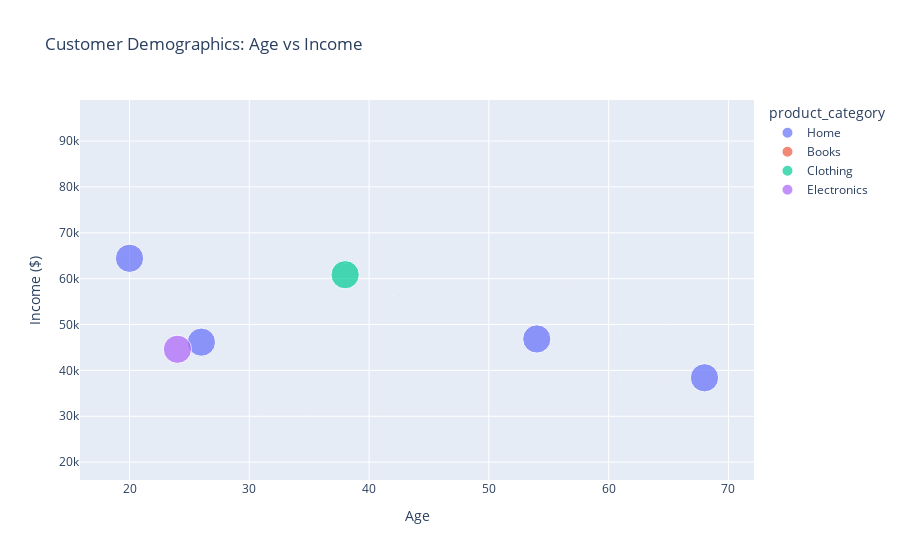
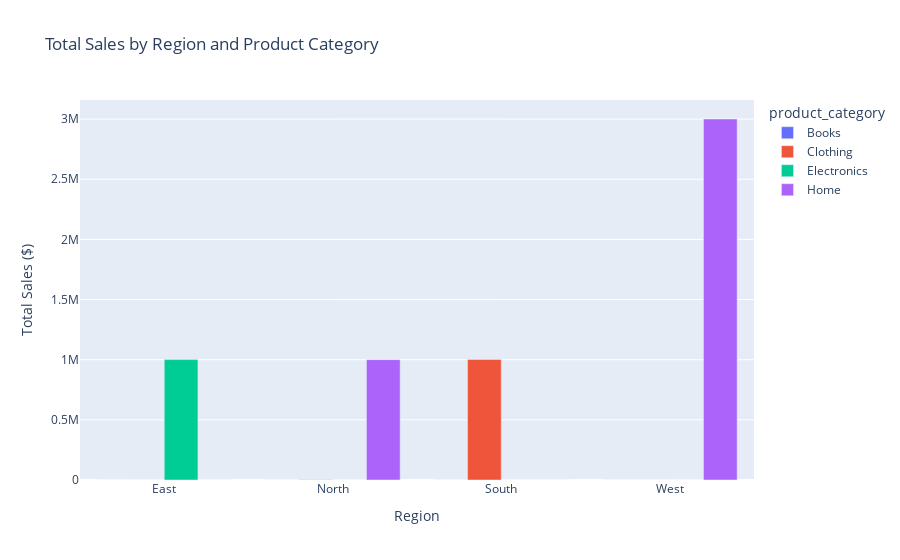
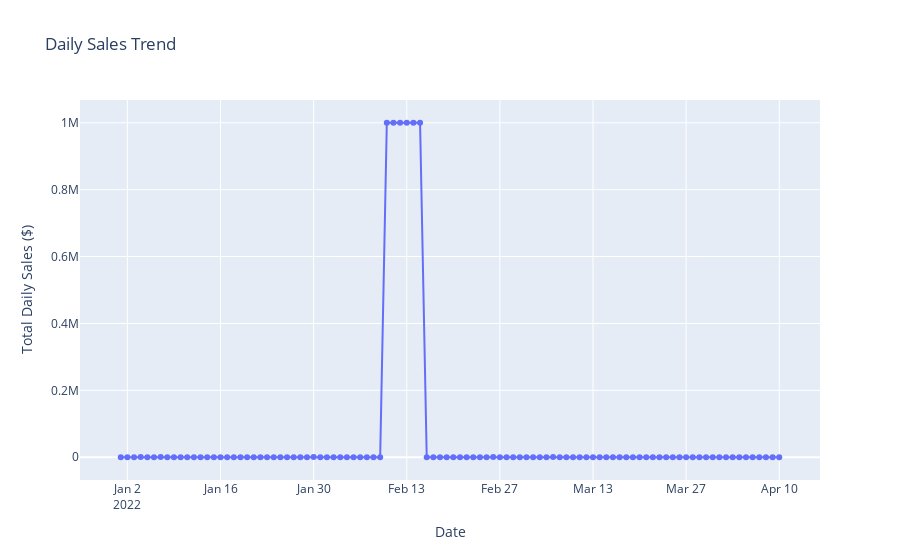
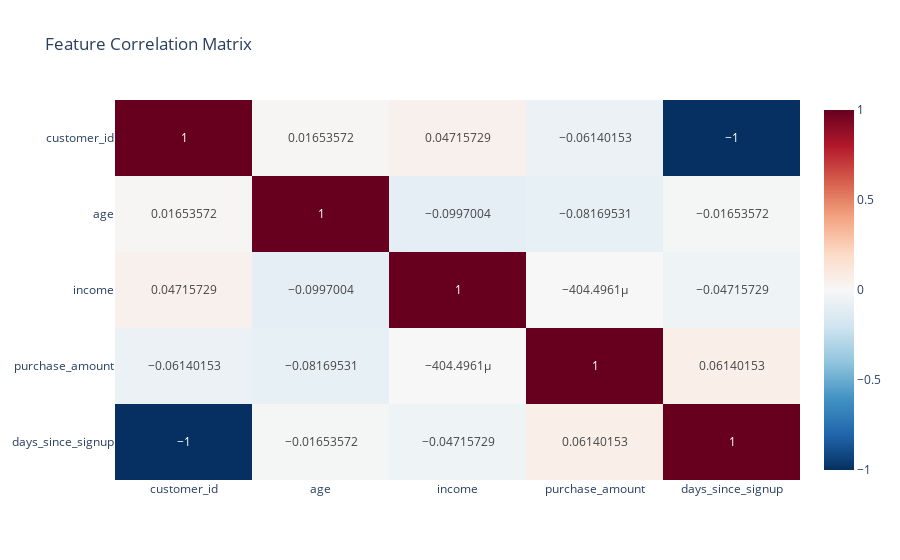

These figures' notebook cell, in order:
### Code cell
# Interactive visualizations with useful business insights
try:
    import plotly.express as px
    import plotly.graph_objects as go
    from plotly.subplots import make_subplots
    
    print("Creating interactive business dashboards...")
    
    # 1. Customer demographics dashboard
    if 'age' in cleaned_data.columns and 'income' in cleaned_data.columns:
        fig = px.scatter(cleaned_data, x='age', y='income', 
                        color='product_category' if 'product_category' in cleaned_data.columns else None,
                        size='purchase_amount' if 'purchase_amount' in cleaned_data.columns else None,
                        title='Customer Demographics: Age vs Income',
                        hover_data=['region'] if 'region' in cleaned_data.columns else None)
        fig.update_layout(xaxis_title="Age", yaxis_title="Income ($)")
        fig.show()
    
    # 2. Sales performance by region and category
    if all(col in cleaned_data.columns for col in ['region', 'product_category', 'purchase_amount']):
        sales_summary = cleaned_data.groupby(['region', 'product_category'])['purchase_amount'].sum().reset_index()
        fig = px.bar(sales_summary, x='region', y='purchase_amount', color='product_category',
                    title='Total Sales by Region and Product Category',
                    barmode='group')
        fig.update_layout(xaxis_title="Region", yaxis_title="Total Sales ($)")
        fig.show()
    
    # 3. Time-based analysis if date available
    if 'signup_date' in cleaned_data.columns and 'purchase_amount' in cleaned_data.columns:
        time_series = cleaned_data.groupby('signup_date')['purchase_amount'].sum().reset_index()
        fig = px.line(time_series, x='signup_date', y='purchase_amount',
                     title='Daily Sales Trend', markers=True)
        fig.update_layout(xaxis_title="Date", yaxis_title="Total Daily Sales ($)")
        fig.show()
    
    # 4. Interactive correlation matrix
    numeric_cols = cleaned_data.select_dtypes(include=[np.number]).columns
    if len(numeric_cols) > 1:
        correlation_matrix = cleaned_data[numeric_cols].corr()
        fig = px.imshow(correlation_matrix, text_auto=True, aspect="auto",
                       color_continuous_scale='RdBu_r', zmin=-1, zmax=1,
                       title='Feature Correlation Matrix')
        fig.show()
        
except ImportError:
    print("Plotly not available - creating enhanced matplotlib visualizations")
    
    # Enhanced matplotlib versions
    fig, axes = plt.subplots(2, 2, figsize=(15, 12))
    
    # 1. Age vs Income scatter
    if 'age' in cleaned_data.columns and 'income' in cleaned_data.columns:
        scatter = axes[0, 0].scatter(cleaned_data['age'], cleaned_data['income'], 
                                   c=cleaned_data['purchase_amount'] if 'purchase_amount' in cleaned_data.columns else 'blue',
                                   alpha=0.6, cmap='viridis')
        axes[0, 0].set_xlabel('Age')
        axes[0, 0].set_ylabel('Income ($)')
        axes[0, 0].set_title('Age vs Income')
        if 'purchase_amount' in cleaned_data.columns:
            plt.colorbar(scatter, ax=axes[0, 0], label='Purchase Amount')
    
    # 2. Sales by region and category
    if all(col in cleaned_data.columns for col in ['region', 'product_category', 'purchase_amount']):
        sales_data = cleaned_data.groupby(['region', 'product_category'])['purchase_amount'].sum().unstack()
        sales_data.plot(kind='bar', ax=axes[0, 1])
        axes[0, 1].set_title('Sales by Region and Category')
        axes[0, 1].set_ylabel('Total Sales ($)')
        axes[0, 1].tick_params(axis='x', rotation=45)
        axes[0, 1].legend(title='Product Category')
    
    # 3. Customer distribution by age group
    if 'age_group' in cleaned_data.columns:
        age_dist = cleaned_data['age_group'].value_counts().sort_index()
        axes[1, 0].bar(age_dist.index.astype(str), age_dist.values, color='lightblue')
        axes[1, 0].set_title('Customer Distribution by Age Group')
        axes[1, 0].set_ylabel('Number of Customers')
        axes[1, 0].tick_params(axis='x', rotation=45)
    
    # 4. Average purchase by category
    if 'product_category' in cleaned_data.columns and 'purchase_amount' in cleaned_data.columns:
        avg_purchase = cleaned_data.groupby('product_category')['purchase_amount'].mean().sort_values(ascending=False)
        axes

### Figure 1 — Plotly figure (JSON) as saved in the notebook; plotly's stock layout.template omitted (floating-point values rounded to 4 significant figures)
{"data": [{"customdata": [["West"], ["East"], ["West"], ["South"], ["West"], ["South"], ["West"], ["North"], ["West"], ["West"], ["West"], ["North"], ["West"], ["South"], ["North"], ["West"], ["South"], ["East"], ["North"], ["North"], ["North"], ["West"]], "hovertemplate": "product_category=Home<br>age=%{x}<br>income=%{y}<br>purchase_amount=%{marker.size}<br>region=%{customdata[0]}<extra></extra>", "legendgroup": "Home", "marker": {"color": "#636efa", "size": [119.0, 51.84, 36.44, 66.48, 59.5, 1.824, 45.64, 136.3, 1000000, 1000000, 1000000, 1000000, 199.6, 84.86, 84.93, 50.2, 7.302, 111.2, 38.94, 123.4, 0.5198, 21.6], "sizemode": "area", "sizeref": 2500, "symbol": "circle"}, "mode": "markers", "name": "Home", "orientation": "v", "showlegend": true, "type": "scatter", "x": [56, 41, 29, 39, 61, 41, 41, 41, 20, 54, 68, 26, 31, 43, 34, 21, 43, 51, 48, 25, 35, 41], "xaxis": "x", "y": [21860.0, 48740.0, 89500.0, 34620.0, 38270.0, 84310.0, 54400.0, 63450.0, 64440.0, 46850.0, 38390.0, 46160.0, 30350.0, 63720.0, 43370.0, 38560.0, 39980.0, 71020.0, 58150.0, 61850.0, 45950.0, 59260.0], "yaxis": "y"}, {"customdata": [["North"], ["East"], ["South"], ["West"], ["South"], ["South"], ["North"], ["North"], ["West"], ["West"], ["West"], ["West"], ["West"], ["North"], ["West"], ["North"], ["West"], ["South"], ["South"], ["East"], ["South"]], "hovertemplate": "product_category=Books<br>age=%{x}<br>income=%{y}<br>purchase_amount=%{marker.size}<br>region=%{customdata[0]}<extra></extra>", "legendgroup": "Books", "marker": {"color": "#EF553B", "size": [25.95, 19.23, 72.7, 336.4, 274.3, 19.35, 36.83, 78.21, 71.09, 103.6, 26.16, 69.15, 4.458, 305.9, 40.16, 66.41, 14.69, 80.48, 94.55, 8.512, 7.358], "sizemode": "area", "sizeref": 2500, "symbol": "circle"}, "mode": "markers", "name": "Books", "orientation": "v", "showlegend": true, "type": "scatter", "x": [69, 46, 60, 56, 19, 41, 68, 61, 69, 21, 67, 26, 37, 64, 52, 23, 32, 31, 33, 62, 43], "xaxis": "x", "y": [29500.0, 59540.0, 57140.0, 58960.0, 57020.0, 63090.0, 45260.0, 27760.0, 46570.0, 36950.0, 94150.0, 33560.0, 42290.0, 37660.0, 66300.0, 79480.0, 32040.0, 56470.0, 59080.0, 39200.0, 68730.0], "yaxis": "y"}, {"customdata": [["North"], ["South"], ["North"], ["West"], ["South"], ["South"], ["West"], ["West"], ["North"], ["South"], ["North"], ["East"], ["South"], ["South"], ["South"], ["North"], ["East"], ["West"], ["South"], ["West"], ["West"], ["East"], ["North"], ["North"], ["East"], ["South"], ["East"], ["North"], ["East"], ["South"], ["South"], ["East"], ["South"], ["North"]], "hovertemplate": "product_category=Clothing<br>age=%{x}<br>income=%{y}<br>purchase_amount=%{marker.size}<br>region=%{customdata[0]}<extra></extra>", "legendgroup": "Clothing", "marker": {"color": "#00cc96", "size": [402.7, 558.7, 81.71, 20.91, 32.69, 120.5, 187.5, 218.7, 190.3, 153.9, 110.6, 86.91, 46.57, 281.6, 363.7, 33.4, 68.1, 127.6, 1000000, 56.99, 43.09, 146.3, 521.2, 32.79, 137.7, 36.48, 21.18, 46.63, 185.9, 266.0, 54.43, 98.86, 5.21, 86.48], "sizemode": "area", "sizeref": 2500, "symbol": "circle"}, "mode": "markers", "name": "Clothing", "orientation": "v", "showlegend": true, "type": "scatter", "x": [32, 38, 36, 28, 28, 41, 53, 20, 39, 41, 61, 47, 55, 19, 38, 50, 41, 64, 38, 56, 35, 19, 45, 24, 25, 57, 21, 59, 46, 35, 57, 64, 62, 32], "xaxis": "x", "y": [36400.0, 53170.0, 36550.0, 48740.0, 48740.0, 48740.0, 48740.0, 54900.0, 48780.0, 61040.0, 38300.0, 37340.0, 47740.0, 35520.0, 52260.0, 48300.0, 74340.0, 40850.0, 60860.0, 62750.0, 30330.0, 40010.0, 54520.0, 40060.0, 37310.0, 28600.0, 55070.0, 20900.0, 52530.0, 30170.0, 39770.0, 47850.0, 67540.0, 28350.0], "yaxis": "y"}, {"customdata": [["South"], ["West"], ["North"], ["East"], ["South"], ["East"], ["East"], ["North"], ["East"], ["East"], ["North"], ["West"], ["West"], ["North"], ["South"], ["East"], ["East"], ["South"], ["South"], ["South"], ["North"], ["North"], ["East"]], "hovertemplate": "product_category=Electronics<br>age=%{x}<br>income=%{y}<br>purchase_amount=%{marker.size}<br>region=%{customdata[0]}<extra></extra>", "legendgroup": "Electronics", "marker": {"color": "#ab63fa", "size": [30.22, 214.2, 194.0, 519.5, 19.7, 1000000, 110.5, 63.48, 215.0, 80.47, 392.9, 7.834, 31.26, 23.44, 44.42, 29.32, 35.0, 188.8, 35.17, 29.6, 50.55, 217.7, 2.801], "sizemode": "area", "sizeref": 2500, "symbol": "circle"}, "mode": "markers", "name": "Electronics", "orientation": "v", "showlegend": true, "type": "scatter", "x": [25, 40, 57, 42, 41, 24, 42, 64, 61, 31, 53, 67, 19, 61, 27, 53, 31, 65, 40, 38, 42, 58, 46], "xaxis": "x", "y": [69550.0, 48320.0, 48740.0, 56360.0, 62360.0, 44600.0, 42400.0, 28120.0, 47800.0, 65070.0, 48740.0, 68560.0, 79620.0, 47940.0, 49320.0, 53250.0, 57690.0, 50420.0, 33550.0, 63310.0, 50980.0, 63100.0, 53080.0], "yaxis": "y"}], "layout": {"legend": {"itemsizing": "constant", "title": {"text": "product_category"}, "tracegroupgap": 0}, "title": {"text": "Customer Demographics: Age vs Income"}, "xaxis": {"anchor": "y", "domain": [0, 1], "title": {"text": "Age"}}, "yaxis": {"anchor": "x", "domain": [0, 1], "title": {"text": "Income ($)"}}}}

### Figure 2 — Plotly figure (JSON) as saved in the notebook; plotly's stock layout.template omitted (floating-point values rounded to 4 significant figures)
{"data": [{"alignmentgroup": "True", "hovertemplate": "product_category=Books<br>region=%{x}<br>purchase_amount=%{y}<extra></extra>", "legendgroup": "Books", "marker": {"color": "#636efa", "pattern": {"shape": ""}}, "name": "Books", "offsetgroup": "Books", "orientation": "v", "showlegend": true, "textposition": "auto", "type": "bar", "x": ["East", "North", "South", "West"], "xaxis": "x", "y": [27.74, 513.3, 548.8, 665.8], "yaxis": "y"}, {"alignmentgroup": "True", "hovertemplate": "product_category=Clothing<br>region=%{x}<br>purchase_amount=%{y}<extra></extra>", "legendgroup": "Clothing", "marker": {"color": "#EF553B", "pattern": {"shape": ""}}, "name": "Clothing", "offsetgroup": "Clothing", "orientation": "v", "showlegend": true, "textposition": "auto", "type": "bar", "x": ["East", "North", "South", "West"], "xaxis": "x", "y": [745.0, 1506.0, 1002000.0, 654.9], "yaxis": "y"}, {"alignmentgroup": "True", "hovertemplate": "product_category=Electronics<br>region=%{x}<br>purchase_amount=%{y}<extra></extra>", "legendgroup": "Electronics", "marker": {"color": "#00cc96", "pattern": {"shape": ""}}, "name": "Electronics", "offsetgroup": "Electronics", "orientation": "v", "showlegend": true, "textposition": "auto", "type": "bar", "x": ["East", "North", "South", "West"], "xaxis": "x", "y": [1001000.0, 942.1, 347.9, 253.3], "yaxis": "y"}, {"alignmentgroup": "True", "hovertemplate": "product_category=Home<br>region=%{x}<br>purchase_amount=%{y}<extra></extra>", "legendgroup": "Home", "marker": {"color": "#ab63fa", "pattern": {"shape": ""}}, "name": "Home", "offsetgroup": "Home", "orientation": "v", "showlegend": true, "textposition": "auto", "type": "bar", "x": ["East", "North", "South", "West"], "xaxis": "x", "y": [163.1, 1000000.0, 160.5, 3001000.0], "yaxis": "y"}], "layout": {"barmode": "group", "legend": {"title": {"text": "product_category"}, "tracegroupgap": 0}, "title": {"text": "Total Sales by Region and Product Category"}, "xaxis": {"anchor": "y", "domain": [0, 1], "title": {"text": "Region"}}, "yaxis": {"anchor": "x", "domain": [0, 1], "title": {"text": "Total Sales ($)"}}}}

### Figure 3 — Plotly figure (JSON) as saved in the notebook; plotly's stock layout.template omitted (floating-point values rounded to 4 significant figures)
{"data": [{"hovertemplate": "signup_date=%{x}<br>purchase_amount=%{y}<extra></extra>", "legendgroup": "", "line": {"color": "#636efa", "dash": "solid"}, "marker": {"symbol": "circle"}, "mode": "lines+markers", "name": "", "orientation": "v", "showlegend": false, "type": "scatter", "x": ["2022-01-01T00:00:00", "2022-01-02T00:00:00", "2022-01-03T00:00:00", "2022-01-04T00:00:00", "2022-01-05T00:00:00", "2022-01-06T00:00:00", "2022-01-07T00:00:00", "2022-01-08T00:00:00", "2022-01-09T00:00:00", "2022-01-10T00:00:00", "2022-01-11T00:00:00", "2022-01-12T00:00:00", "2022-01-13T00:00:00", "2022-01-14T00:00:00", "2022-01-15T00:00:00", "2022-01-16T00:00:00", "2022-01-17T00:00:00", "2022-01-18T00:00:00", "2022-01-19T00:00:00", "2022-01-20T00:00:00", "2022-01-21T00:00:00", "2022-01-22T00:00:00", "2022-01-23T00:00:00", "2022-01-24T00:00:00", "2022-01-25T00:00:00", "2022-01-26T00:00:00", "2022-01-27T00:00:00", "2022-01-28T00:00:00", "2022-01-29T00:00:00", "2022-01-30T00:00:00", "2022-01-31T00:00:00", "2022-02-01T00:00:00", "2022-02-02T00:00:00", "2022-02-03T00:00:00", "2022-02-04T00:00:00", "2022-02-05T00:00:00", "2022-02-06T00:00:00", "2022-02-07T00:00:00", "2022-02-08T00:00:00", "2022-02-09T00:00:00", "2022-02-10T00:00:00", "2022-02-11T00:00:00", "2022-02-12T00:00:00", "2022-02-13T00:00:00", "2022-02-14T00:00:00", "2022-02-15T00:00:00", "2022-02-16T00:00:00", "2022-02-17T00:00:00", "2022-02-18T00:00:00", "2022-02-19T00:00:00", "2022-02-20T00:00:00", "2022-02-21T00:00:00", "2022-02-22T00:00:00", "2022-02-23T00:00:00", "2022-02-24T00:00:00", "2022-02-25T00:00:00", "2022-02-26T00:00:00", "2022-02-27T00:00:00", "2022-02-28T00:00:00", "2022-03-01T00:00:00", "2022-03-02T00:00:00", "2022-03-03T00:00:00", "2022-03-04T00:00:00", "2022-03-05T00:00:00", "2022-03-06T00:00:00", "2022-03-07T00:00:00", "2022-03-08T00:00:00", "2022-03-09T00:00:00", "2022-03-10T00:00:00", "2022-03-11T00:00:00", "2022-03-12T00:00:00", "2022-03-13T00:00:00", "2022-03-14T00:00:00", "2022-03-15T00:00:00", "2022-03-16T00:00:00", "2022-03-17T00:00:00", "2022-03-18T00:00:00", "2022-03-19T00:00:00", "2022-03-20T00:00:00", "2022-03-21T00:00:00", "2022-03-22T00:00:00", "2022-03-23T00:00:00", "2022-03-24T00:00:00", "2022-03-25T00:00:00", "2022-03-26T00:00:00", "2022-03-27T00:00:00", "2022-03-28T00:00:00", "2022-03-29T00:00:00", "2022-03-30T00:00:00", "2022-03-31T00:00:00", "2022-04-01T00:00:00", "2022-04-02T00:00:00", "2022-04-03T00:00:00", "2022-04-04T00:00:00", "2022-04-05T00:00:00", "2022-04-06T00:00:00", "2022-04-07T00:00:00", "2022-04-08T00:00:00", "2022-04-09T00:00:00", "2022-04-10T00:00:00"], "xaxis": "x", "y": [119.0, 25.95, 19.23, 402.7, 72.7, 30.22, 558.7, 336.4, 81.71, 214.2, 20.91, 32.69, 120.5, 187.5, 194.0, 51.84, 218.7, 190.3, 274.3, 153.9, 110.6, 86.91, 46.57, 281.6, 363.7, 33.4, 36.44, 66.48, 59.5, 519.5, 19.35, 1.824, 68.1, 19.7, 45.64, 136.3, 127.6, 36.83, 78.21, 71.09, 1000000, 1000000, 1000000, 1000000, 1000000, 1000000, 56.99, 43.09, 103.6, 110.5, 199.6, 26.16, 69.15, 84.86, 146.3, 4.458, 521.2, 63.48, 32.79, 215.0, 137.7, 305.9, 40.16, 80.47, 84.93, 392.9, 7.834, 36.48, 21.18, 31.26, 66.41, 46.63, 50.2, 185.9, 266.0, 7.302, 23.44, 111.2, 44.42, 29.32, 35.0, 38.94, 188.8, 14.69, 123.4, 80.48, 35.17, 54.43, 29.6, 94.55, 8.512, 0.5198, 98.86, 21.6, 7.358, 50.55, 5.21, 217.7, 2.801, 86.48], "yaxis": "y"}], "layout": {"legend": {"tracegroupgap": 0}, "title": {"text": "Daily Sales Trend"}, "xaxis": {"anchor": "y", "domain": [0, 1], "title": {"text": "Date"}}, "yaxis": {"anchor": "x", "domain": [0, 1], "title": {"text": "Total Daily Sales ($)"}}}}

### Figure 4 — Plotly figure (JSON) as saved in the notebook; plotly's stock layout.template omitted (floating-point values rounded to 4 significant figures)
{"data": [{"coloraxis": "coloraxis", "hovertemplate": "x: %{x}<br>y: %{y}<br>color: %{z}<extra></extra>", "name": "0", "texttemplate": "%{z}", "type": "heatmap", "x": ["customer_id", "age", "income", "purchase_amount", "days_since_signup"], "xaxis": "x", "y": ["customer_id", "age", "income", "purchase_amount", "days_since_signup"], "yaxis": "y", "z": [[1, 0.01654, 0.04716, -0.0614, -1], [0.01654, 1, -0.0997, -0.0817, -0.01654], [0.04716, -0.0997, 1, -0.0004045, -0.04716], [-0.0614, -0.0817, -0.0004045, 1, 0.0614], [-1, -0.01654, -0.04716, 0.0614, 1]]}], "layout": {"coloraxis": {"cmax": 1, "cmin": -1, "colorscale": [[0, "rgb(5,48,97)"], [0.1, "rgb(33,102,172)"], [0.2, "rgb(67,147,195)"], [0.3, "rgb(146,197,222)"], [0.4, "rgb(209,229,240)"], [0.5, "rgb(247,247,247)"], [0.6, "rgb(253,219,199)"], [0.7, "rgb(244,165,130)"], [0.8, "rgb(214,96,77)"], [0.9, "rgb(178,24,43)"], [1, "rgb(103,0,31)"]]}, "title": {"text": "Feature Correlation Matrix"}, "xaxis": {"anchor": "y", "domain": [0, 1]}, "yaxis": {"anchor": "x", "autorange": "reversed", "domain": [0, 1]}}}
